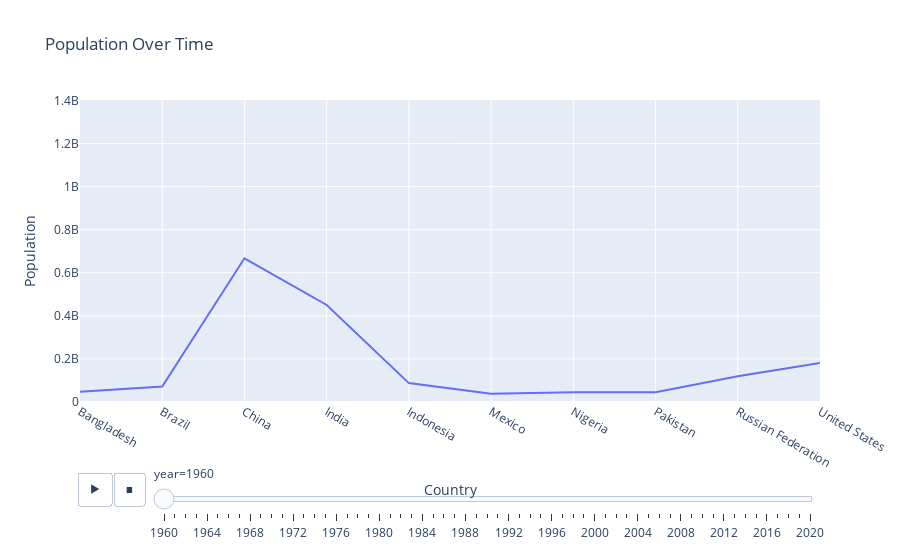

Source (notebook cell):
### Markdown cell above
---

1. Para qué nos sirve `max()`?

Devuelve una serie con el valor máximo de cada columna.

Click [aquí](https://pandas.pydata.org/docs/reference/api/pandas.DataFrame.max.html) para ir a la documentación oficial de pandas.

---

2. Para qué nos sirve `nlargest()`?

Devuelve las n primeras filas ordenadas por columnas en orden descendente.

Devuelve las primeras n filas con los valores más grandes en columnas, en orden descendente. Las columnas que no se especifican también se devuelven, pero no se utilizan para ordenar.

Click [aquí](https://pandas.pydata.org/docs/reference/api/pandas.DataFrame.nlargest.html) para ir a la documentación oficial de pandas.

---

### Code cell
# Create a line chart using Plotly Express
fig = px.line(df_top10, x='country', y='population',
              animation_frame='year', range_y=[0, df_top10['population'].max()],
              title='Population Over Time',
              )

# Update the layout
fig.update_layout(
    title='Population Over Time',
    xaxis_title='Country',
    yaxis_title='Population'
)

# Display the chart
fig.show()

### Figure 1 — Plotly figure (JSON) as saved in the notebook; plotly's stock layout.template omitted (floating-point values rounded to 4 significant figures)
{"data": [{"hovertemplate": "year=1960<br>country=%{x}<br>population=%{y}<extra></extra>", "legendgroup": "", "line": {"color": "#636efa", "dash": "solid"}, "marker": {"symbol": "circle"}, "mode": "lines", "name": "", "orientation": "v", "showlegend": false, "type": "scatter", "x": ["Bangladesh", "Brazil", "China", "India", "Indonesia", "Mexico", "Nigeria", "Pakistan", "Russian Federation", "United States"], "xaxis": "x", "y": [48013505, 72179235, 667070000, 450547675, 87751066, 37771861, 45138460, 44988690, 119897000, 180671000], "yaxis": "y"}], "layout": {"legend": {"tracegroupgap": 0}, "sliders": [{"active": 0, "currentvalue": {"prefix": "year="}, "len": 0.9, "pad": {"b": 10, "t": 60}, "steps": [{"args": [["1960"], {"frame": {"duration": 0, "redraw": false}, "fromcurrent": true, "mode": "immediate", "transition": {"duration": 0, "easing": "linear"}}], "label": "1960", "method": "animate"}, {"args": [["1961"], {"frame": {"duration": 0, "redraw": false}, "fromcurrent": true, "mode": "immediate", "transition": {"duration": 0, "easing": "linear"}}], "label": "1961", "method": "animate"}, {"args": [["1962"], {"frame": {"duration": 0, "redraw": false}, "fromcurrent": true, "mode": "immediate", "transition": {"duration": 0, "easing": "linear"}}], "label": "1962", "method": "animate"}, {"args": [["1963"], {"frame": {"duration": 0, "redraw": false}, "fromcurrent": true, "mode": "immediate", "transition": {"duration": 0, "easing": "linear"}}], "label": "1963", "method": "animate"}, {"args": [["1964"], {"frame": {"duration": 0, "redraw": false}, "fromcurrent": true, "mode": "immediate", "transition": {"duration": 0, "easing": "linear"}}], "label": "1964", "method": "animate"}, {"args": [["1965"], {"frame": {"duration": 0, "redraw": false}, "fromcurrent": true, "mode": "immediate", "transition": {"duration": 0, "easing": "linear"}}], "label": "1965", "method": "animate"}, {"args": [["1966"], {"frame": {"duration": 0, "redraw": false}, "fromcurrent": true, "mode": "immediate", "transition": {"duration": 0, "easing": "linear"}}], "label": "1966", "method": "animate"}, {"args": [["1967"], {"frame": {"duration": 0, "redraw": false}, "fromcurrent": true, "mode": "immediate", "transition": {"duration": 0, "easing": "linear"}}], "label": "1967", "method": "animate"}, {"args": [["1968"], {"frame": {"duration": 0, "redraw": false}, "fromcurrent": true, "mode": "immediate", "transition": {"duration": 0, "easing": "linear"}}], "label": "1968", "method": "animate"}, {"args": [["1969"], {"frame": {"duration": 0, "redraw": false}, "fromcurrent": true, "mode": "immediate", "transition": {"duration": 0, "easing": "linear"}}], "label": "1969", "method": "animate"}, {"args": [["1970"], {"frame": {"duration": 0, "redraw": false}, "fromcurrent": true, "mode": "immediate", "transition": {"duration": 0, "easing": "linear"}}], "label": "1970", "method": "animate"}, {"args": [["1971"], {"frame": {"duration": 0, "redraw": false}, "fromcurrent": true, "mode": "immediate", "transition": {"duration": 0, "easing": "linear"}}], "label": "1971", "method": "animate"}, {"args": [["1972"], {"frame": {"duration": 0, "redraw": false}, "fromcurrent": true, "mode": "immediate", "transition": {"duration": 0, "easing": "linear"}}], "label": "1972", "method": "animate"}, {"args": [["1973"], {"frame": {"duration": 0, "redraw": false}, "fromcurrent": true, "mode": "immediate", "transition": {"duration": 0, "easing": "linear"}}], "label": "1973", "method": "animate"}, {"args": [["1974"], {"frame": {"duration": 0, "redraw": false}, "fromcurrent": true, "mode": "immediate", "transition": {"duration": 0, "easing": "linear"}}], "label": "1974", "method": "animate"}, {"args": [["1975"], {"frame": {"duration": 0, "redraw": false}, "fromcurrent": true, "mode": "immediate", "transition": {"duration": 0, "easing": "linear"}}], "label": "1975", "method": "animate"}, {"args": [["1976"], {"frame": {"duration": 0, "redraw": false}, "fromcurrent": true, "mode": "immediate", "transition": {"duration": 0, "easing": "linear"}}], "label": "1976", "method": "animate"}, {"args": [["1977"], {"frame": {"duration": 0, "redraw": false}, "fromcurrent": true, "mode": "immediate", "transition": {"duration": 0, "easing": "linear"}}], "label": "1977", "method": "animate"}, {"args": [["1978"], {"frame": {"duration": 0, "redraw": false}, "fromcurrent": true, "mode": "immediate", "transition": {"duration": 0, "easing": "linear"}}], "label": "1978", "method": "animate"}, {"args": [["1979"], {"frame": {"duration": 0, "redraw": false}, "fromcurrent": true, "mode": "immediate", "transition": {"duration": 0, "easing": "linear"}}], "label": "1979", "method": "animate"}, {"args": [["1980"], {"frame": {"duration": 0, "redraw": false}, "fromcurrent": true, "mode": "immediate", "transition": {"duration": 0, "easing": "linear"}}], "label": "1980", "method": "animate"}, {"args": [["1981"], {"frame": {"duration": 0, "redraw": false}, "fromcurrent": true, "mode": "immediate", "transition": {"duration": 0, "easing": "linear"}}], "label": "1981", "method": "animate"}, {"args": [["1982"], {"frame": {"duration": 0, "redraw": false}, "fromcurrent": true, "mode": "immediate", "transition": {"duration": 0, "easing": "linear"}}], "label": "1982", "method": "animate"}, {"args": [["1983"], {"frame": {"duration": 0, "redraw": false}, "fromcurrent": true, "mode": "immediate", "transition": {"duration": 0, "easing": "linear"}}], "label": "1983", "method": "animate"}, {"args": [["1984"], {"frame": {"duration": 0, "redraw": false}, "fromcurrent": true, "mode": "immediate", "transition": {"duration": 0, "easing": "linear"}}], "label": "1984", "method": "animate"}, {"args": [["1985"], {"frame": {"duration": 0, "redraw": false}, "fromcurrent": true, "mode": "immediate", "transition": {"duration": 0, "easing": "linear"}}], "label": "1985", "method": "animate"}, {"args": [["1986"], {"frame": {"duration": 0, "redraw": false}, "fromcurrent": true, "mode": "immediate", "transition": {"duration": 0, "easing": "linear"}}], "label": "1986", "method": "animate"}, {"args": [["1987"], {"frame": {"duration": 0, "redraw": false}, "fromcurrent": true, "mode": "immediate", "transition": {"duration": 0, "easing": "linear"}}], "label": "1987", "method": "animate"}, {"args": [["1988"], {"frame": {"duration": 0, "redraw": false}, "fromcurrent": true, "mode": "immediate", "transition": {"duration": 0, "easing": "linear"}}], "label": "1988", "method": "animate"}, {"args": [["1989"], {"frame": {"duration": 0, "redraw": false}, "fromcurrent": true, "mode": "immediate", "transition": {"duration": 0, "easing": "linear"}}], "label": "1989", "method": "animate"}, {"args": [["1990"], {"frame": {"duration": 0, "redraw": false}, "fromcurrent": true, "mode": "immediate", "transition": {"duration": 0, "easing": "linear"}}], "label": "1990", "method": "animate"}, {"args": [["1991"], {"frame": {"duration": 0, "redraw": false}, "fromcurrent": true, "mode": "immediate", "transition": {"duration": 0, "easing": "linear"}}], "label": "1991", "method": "animate"}, {"args": [["1992"], {"frame": {"duration": 0, "redraw": false}, "fromcurrent": true, "mode": "immediate", "transition": {"duration": 0, "easing": "linear"}}], "label": "1992", "method": "animate"}, {"args": [["1993"], {"frame": {"duration": 0, "redraw": false}, "fromcurrent": true, "mode": "immediate", "transition": {"duration": 0, "easing": "linear"}}], "label": "1993", "method": "animate"}, {"args": [["1994"], {"frame": {"duration": 0, "redraw": false}, "fromcurrent": true, "mode": "immediate", "transition": {"duration": 0, "easing": "linear"}}], "label": "1994", "method": "animate"}, {"args": [["1995"], {"frame": {"duration": 0, "redraw": false}, "fromcurrent": true, "mode": "immediate", "transition": {"duration": 0, "easing": "linear"}}], "label": "1995", "method": "animate"}, {"args": [["1996"], {"frame": {"duration": 0, "redraw": false}, "fromcurrent": true, "mode": "immediate", "transition": {"duration": 0, "easing": "linear"}}], "label": "1996", "method": "animate"}, {"args": [["1997"], {"frame": {"duration": 0, "redraw": false}, "fromcurrent": true, "mode": "immediate", "transition": {"duration": 0, "easing": "linear"}}], "label": "1997", "method": "animate"}, {"args": [["1998"], {"frame": {"duration": 0, "redraw": false}, "fromcurrent": true, "mode": "immediate", "transition": {"duration": 0, "easing": "linear"}}], "label": "1998", "method": "animate"}, {"args": [["1999"], {"frame": {"duration": 0, "redraw": false}, "fromcurrent": true, "mode": "immediate", "transition": {"duration": 0, "easing": "linear"}}], "label": "1999", "method": "animate"}, {"args": [["2000"], {"frame": {"duration": 0, "redraw": false}, "fromcurrent": true, "mode": "immediate", "transition": {"duration": 0, "easing": "linear"}}], "label": "2000", "method": "animate"}, {"args": [["2001"], {"frame": {"duration": 0, "redraw": false}, "fromcurrent": true, "mode": "immediate", "transition": {"duration": 0, "easing": "linear"}}], "label": "2001", "method": "animate"}, {"args": [["2002"], {"frame": {"duration": 0, "redraw": false}, "fromcurrent": true, "mode": "immediate", "transition": {"duration": 0, "easing": "linear"}}], "label": "2002", "method": "animate"}, {"args": [["2003"], {"frame": {"duration": 0, "redraw": false}, "fromcurrent": true, "mode": "immediate", "transition": {"duration": 0, "easing": "linear"}}], "label": "2003", "method": "animate"}, {"args": [["2004"], {"frame": {"duration": 0, "redraw": false}, "fromcurrent": true, "mode": "immediate", "transition": {"duration": 0, "easing": "linear"}}], "label": "2004", "method": "animate"}, {"args": [["2005"], {"frame": {"duration": 0, "redraw": false}, "fromcurrent": true, "mode": "immediate", "transition": {"duration": 0, "easing": "linear"}}], "label": "2005", "method": "animate"}, {"args": [["2006"], {"frame": {"duration": 0, "redraw": false}, "fromcurrent": true, "mode": "immediate", "transition": {"duration": 0, "easing": "linear"}}], "label": "2006", "method": "animate"}, {"args": [["2007"], {"frame": {"duration": 0, "redraw": false}, "fromcurrent": true, "mode": "immediate", "transition": {"duration": 0, "easing": "linear"}}], "label": "2007", "method": "animate"}, {"args": [["2008"], {"frame": {"duration": 0, "redraw": false}, "fromcurrent": true, "mode": "immediate", "transition": {"duration": 0, "easing": "linear"}}], "label": "2008", "method": "animate"}, {"args": [["2009"], {"frame": {"duration": 0, "redraw": false}, "fromcurrent": true, "mode": "immediate", "transition": {"duration": 0, "easing": "linear"}}], "label": "2009", "method": "animate"}, {"args": [["2010"], {"frame": {"duration": 0, "redraw": false}, "fromcurrent": true, "mode": "immediate", "transition": {"duration": 0, "easing": "linear"}}], "label": "2010", "method": "animate"}, {"args": [["2011"], {"frame": {"duration": 0, "redraw": false}, "fromcurrent": true, "mode": "immediate", "transition": {"duration": 0, "easing": "linear"}}], "label": "2011", "method": "animate"}, {"args": [["2012"], {"frame": {"duration": 0, "redraw": false}, "fromcurrent": true, "mode": "immediate", "transition": {"duration": 0, "easing": "linear"}}], "label": "2012", "method": "animate"}, {"args": [["2013"], {"frame": {"duration": 0, "redraw": false}, "fromcurrent": true, "mode": "immediate", "transition": {"duration": 0, "easing": "linear"}}], "label": "2013", "method": "animate"}, {"args": [["2014"], {"frame": {"duration": 0, "redraw": false}, "fromcurrent": true, "mode": "immediate", "transition": {"duration": 0, "easing": "linear"}}], "label": "2014", "method": "animate"}, {"args": [["2015"], {"frame": {"duration": 0, "redraw": false}, "fromcurrent": true, "mode": "immediate", "transition": {"duration": 0, "easing": "linear"}}], "label": "2015", "method": "animate"}, {"args": [["2016"], {"frame": {"duration": 0, "redraw": false}, "fromcurrent": true, "mode": "immediate", "transition": {"duration": 0, "easing": "linear"}}], "label": "2016", "method": "animate"}, {"args": [["2017"], {"frame": {"duration": 0, "redraw": false}, "fromcurrent": true, "mode": "immediate", "transition": {"duration": 0, "easing": "linear"}}], "label": "2017", "method": "animate"}, {"args": [["2018"], {"frame": {"duration": 0, "redraw": false}, "fromcurrent": true, "mode": "immediate", "transition": {"duration": 0, "easing": "linear"}}], "label": "2018", "method": "animate"}, {"args": [["2019"], {"frame": {"duration": 0, "redraw": false}, "fromcurrent": true, "mode": "immediate", "transition": {"duration": 0, "easing": "linear"}}], "label": "2019", "method": "animate"}, {"args": [["2020"], {"frame": {"duration": 0, "redraw": false}, "fromcurrent": true, "mode": "immediate", "transition": {"duration": 0, "easing": "linear"}}], "label": "2020", "method": "animate"}], "x": 0.1, "xanchor": "left", "y": 0, "yanchor": "top"}], "title": {"text": "Population Over Time"}, "updatemenus": [{"buttons": [{"args": [null, {"frame": {"duration": 500, "redraw": false}, "fromcurrent": true, "mode": "immediate", "transition": {"duration": 500, "easing": "linear"}}], "label": "&#9654;", "method": "animate"}, {"args": [[null], {"frame": {"duration": 0, "redraw": false}, "fromcurrent": true, "mode": "immediate", "transition": {"duration": 0, "easing": "linear"}}], "label": "&#9724;", "method": "animate"}], "direction": "left", "pad": {"r": 10, "t": 70}, "showactive": false, "type": "buttons", "x": 0.1, "xanchor": "right", "y": 0, "yanchor": "top"}], "xaxis": {"anchor": "y", "domain": [0, 1], "title": {"text": "Country"}}, "yaxis": {"anchor": "x", "domain": [0, 1], "range": [0, 1402112000], "title": {"text": "Population"}}}}
